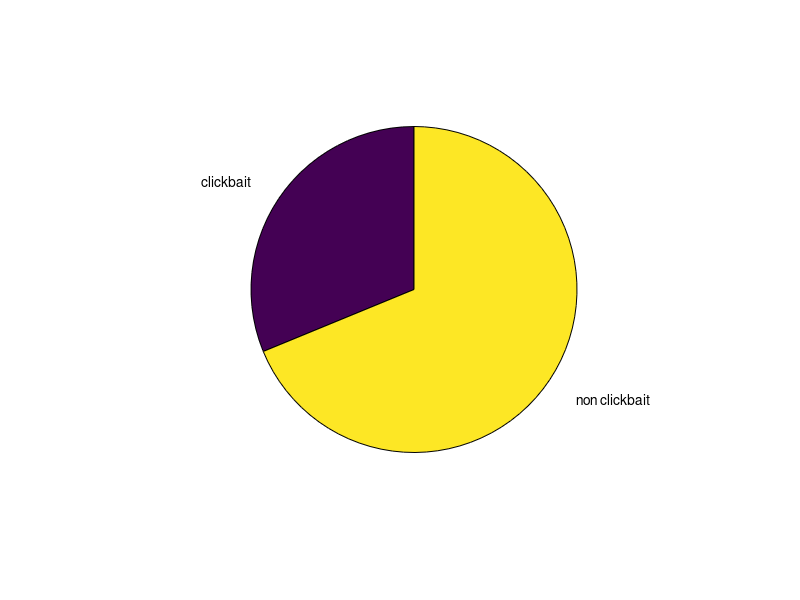

Here is the MATLAB script that generated this plot:
% data from ./result/result_total.json
clickBaitNum = 1190;
nonClickBaitNum = 2623;

x = [clickBaitNum nonClickBaitNum];
label={'clickbait','non clickbait'};
pie(x, label);